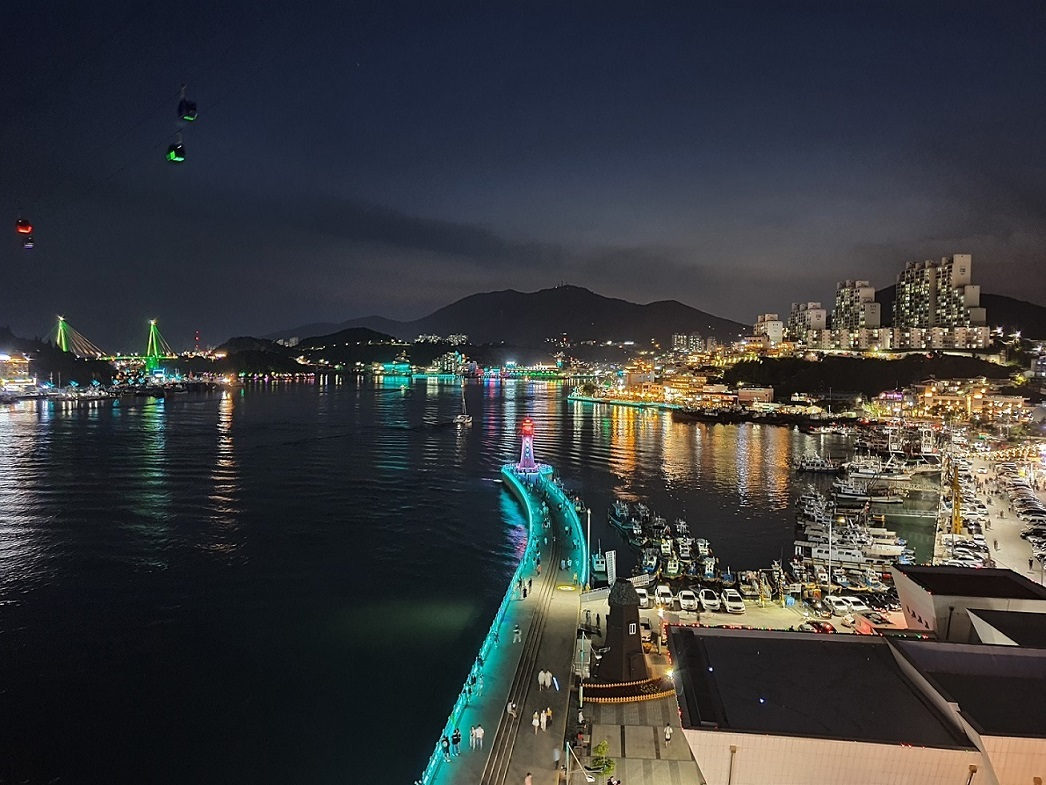
#> input picture 0617/images/yeosu.jpg, 1046 x 785 px
$ python test20_bitCalc.py
#> lines starting #> are read from the running program, lines starting #| are printed output that depends on the picture; after the words box and inside, x2 and y2 are one past the last pixel; in counts of white or black regions, pixels touching at a corner belong together
import numpy as np, cv2

img = cv2.imread("images/yeosu.jpg")
#> img is the input picture: shape (785, 1046, 3); mean B, G, R 60, 58.1, 56.9

mask = np.zeros_like(img)
cv2.circle(mask, (700, 300), 100 , (255,255,255) , -1)
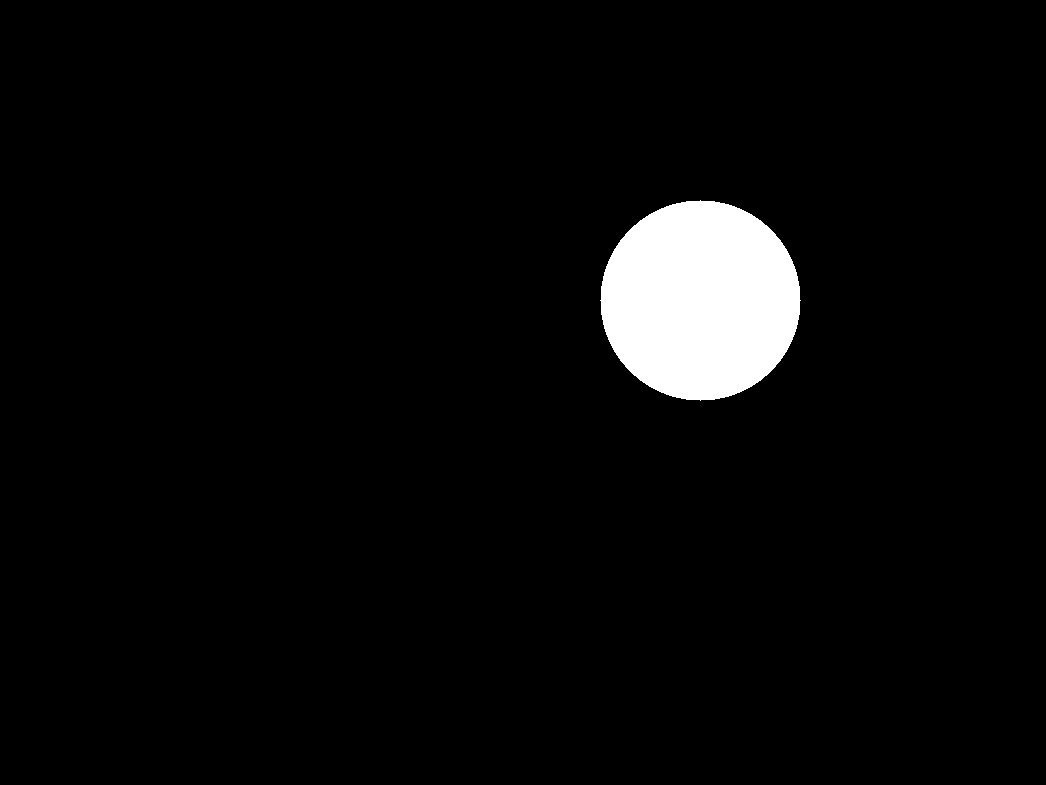
#> mask: shape (785, 1046, 3); 3.8% white; 1 white region, box (x1, y1, x2, y2) and area: (600, 200, 801, 401) 31417

masked = cv2.bitwise_and(img, mask)
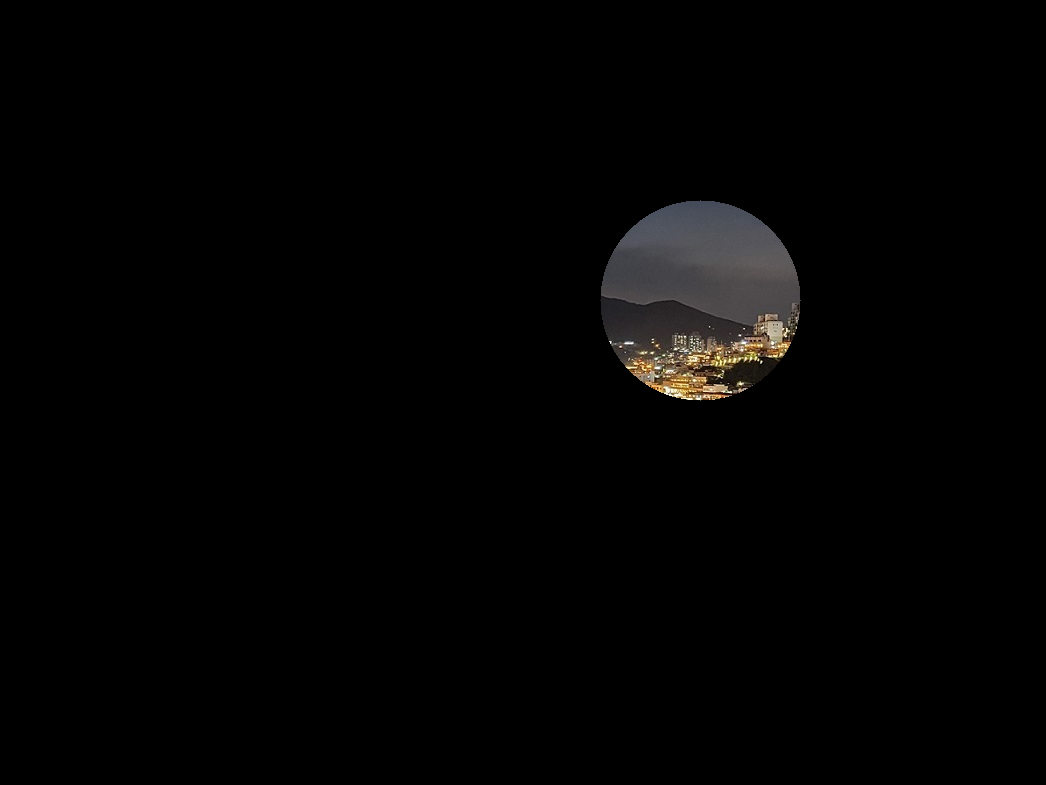
#> masked: shape (785, 1046, 3); mean B, G, R 2.8, 3, 3.3

cv2.imshow('original', img)
cv2.imshow('mask', mask)
cv2.imshow('masked', masked)

cv2.waitKey()
cv2.destroyAllWindows()
